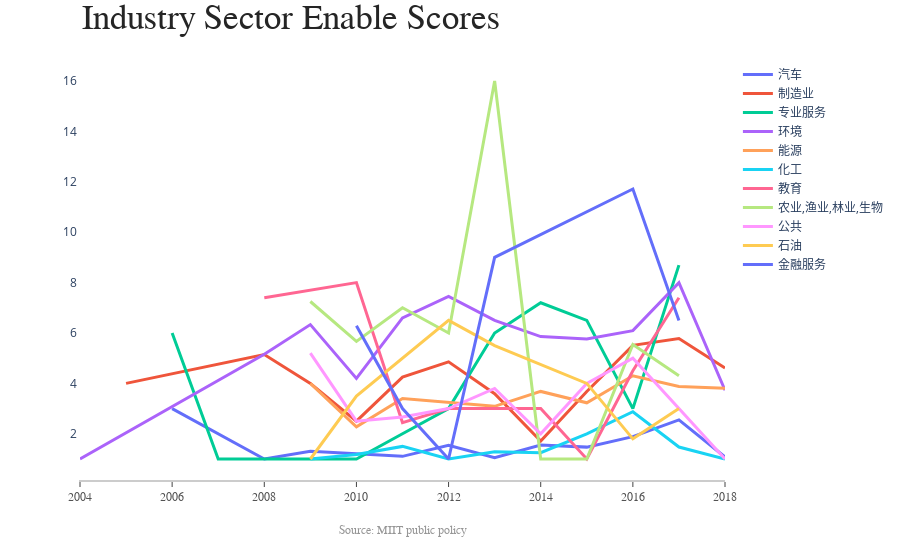

Notebook cell for this chart:
### Code cell
DATS =[]
industry = [ '汽车' , '制造业','专业服务','环境',
            '能源' , '化工', '教育','农业,渔业,林业,生物' ,
            '公共','石油','金融服务']

def trace(i):
    trace = dict(
        x= data_month[data_month['ind']==i].year,
        y= data_month[data_month['ind']==i].enable_score,
        name=i,
        hoverinfo='x+y+name',
        mode='lines',
        line=dict(width=3))
    return trace
    
for i in industry:
    DATS.append(trace(i))
    
fig1 = go.Figure(data=DATS, layout=layout)
fig1.update_layout(
    xaxis=dict(
        showline=True,
        showgrid=True,
        showticklabels=True,
        linecolor='rgb(204, 204, 204)',
        linewidth=2,
        ticks='outside',
        tickfont=dict(
            family='Arial',
            size=12,
            color='rgb(82, 82, 82)',
        ),
    ),
    yaxis=dict(showgrid=True, zeroline=True, showline=True, showticklabels=True ),
    autosize=False,
    margin=dict(
        autoexpand=True, l=80,  r=20, t=60),
    showlegend=True,
    plot_bgcolor='white'
)

annotations = []
annotations.append(dict(xref='paper', yref='paper', x=0.0, y=1.05,
                              xanchor='left', yanchor='bottom',
                              text='Industry Sector Enable Scores',
                              font=dict(family='Arial',
                                        size=35,
                                        color='rgb(37,37,37)'),
                              showarrow=False))
# Source
annotations.append(dict(xref='paper', yref='paper', x=0.5, y=-0.1,
                              xanchor='center', yanchor='top',
                              text='Source: MIIT public policy',
                              font=dict(family='Arial',
                                        size=12,
                                        color='rgb(150,150,150)'),
                              showarrow=False))
fig1.update_layout(annotations=annotations)
fig1.show()

### Figure 1 — Plotly figure (JSON) as saved in the notebook; plotly's stock layout.template omitted (floating-point values rounded to 4 significant figures)
{"data": [{"hoverinfo": "x+y+name", "line": {"width": 3}, "mode": "lines", "name": "汽车", "type": "scatter", "x": ["2006", "2008", "2009", "2010", "2011", "2012", "2013", "2014", "2015", "2016", "2017", "2018"], "y": [3, 1, 1.304, 1.203, 1.105, 1.547, 1.051, 1.558, 1.471, 1.888, 2.553, 1.078]}, {"hoverinfo": "x+y+name", "line": {"width": 3}, "mode": "lines", "name": "制造业", "type": "scatter", "x": ["2005", "2008", "2009", "2010", "2011", "2012", "2013", "2014", "2015", "2016", "2017", "2018"], "y": [4, 5.143, 4, 2.5, 4.25, 4.857, 3.591, 1.714, 3.681, 5.511, 5.78, 4.607]}, {"hoverinfo": "x+y+name", "line": {"width": 3}, "mode": "lines", "name": "专业服务", "type": "scatter", "x": ["2006", "2007", "2009", "2010", "2011", "2012", "2013", "2014", "2015", "2016", "2017"], "y": [6, 1, 1, 1, 2, 3, 6, 7.2, 6.5, 3, 8.692]}, {"hoverinfo": "x+y+name", "line": {"width": 3}, "mode": "lines", "name": "环境", "type": "scatter", "x": ["2004", "2008", "2009", "2010", "2011", "2012", "2013", "2014", "2015", "2016", "2017", "2018"], "y": [1, 5.158, 6.333, 4.2, 6.6, 7.45, 6.5, 5.857, 5.765, 6.094, 8, 3.727]}, {"hoverinfo": "x+y+name", "line": {"width": 3}, "mode": "lines", "name": "能源", "type": "scatter", "x": ["2009", "2010", "2011", "2012", "2013", "2014", "2015", "2016", "2017", "2018"], "y": [4, 2.278, 3.4, 3.241, 3.091, 3.682, 3.231, 4.302, 3.875, 3.812]}, {"hoverinfo": "x+y+name", "line": {"width": 3}, "mode": "lines", "name": "化工", "type": "scatter", "x": ["2009", "2010", "2011", "2012", "2013", "2014", "2015", "2016", "2017", "2018"], "y": [1, 1.182, 1.5, 1, 1.286, 1.25, 2, 2.875, 1.476, 1]}, {"hoverinfo": "x+y+name", "line": {"width": 3}, "mode": "lines", "name": "教育", "type": "scatter", "x": ["2008", "2010", "2011", "2012", "2013", "2014", "2015", "2016", "2017"], "y": [7.4, 8, 2.444, 3, 3, 3, 1, 4.5, 7.4]}, {"hoverinfo": "x+y+name", "line": {"width": 3}, "mode": "lines", "name": "农业,渔业,林业,生物", "type": "scatter", "x": ["2009", "2010", "2011", "2012", "2013", "2014", "2015", "2016", "2017"], "y": [7.25, 5.667, 7, 6, 16, 1, 1, 5.545, 4.3]}, {"hoverinfo": "x+y+name", "line": {"width": 3}, "mode": "lines", "name": "公共", "type": "scatter", "x": ["2009", "2010", "2011", "2012", "2013", "2014", "2015", "2016", "2017", "2018"], "y": [5.2, 2.5, 2.667, 3, 3.8, 2, 4, 5, 3, 1]}, {"hoverinfo": "x+y+name", "line": {"width": 3}, "mode": "lines", "name": "石油", "type": "scatter", "x": ["2009", "2010", "2012", "2013", "2015", "2016", "2017"], "y": [1, 3.5, 6.5, 5.5, 4, 1.8, 3]}, {"hoverinfo": "x+y+name", "line": {"width": 3}, "mode": "lines", "name": "金融服务", "type": "scatter", "x": ["2010", "2011", "2012", "2013", "2016", "2017"], "y": [6.286, 3, 1, 9, 11.71, 6.5]}], "layout": {"annotations": [{"font": {"color": "rgb(37,37,37)", "family": "Arial", "size": 35}, "showarrow": false, "text": "Industry Sector Enable Scores", "x": 0, "xanchor": "left", "xref": "paper", "y": 1.05, "yanchor": "bottom", "yref": "paper"}, {"font": {"color": "rgb(150,150,150)", "family": "Arial", "size": 12}, "showarrow": false, "text": "Source: MIIT public policy", "x": 0.5, "xanchor": "center", "xref": "paper", "y": -0.1, "yanchor": "top", "yref": "paper"}], "autosize": false, "hovermode": "closest", "margin": {"autoexpand": true, "l": 80, "r": 20, "t": 60}, "plot_bgcolor": "white", "showlegend": true, "xaxis": {"linecolor": "rgb(204, 204, 204)", "linewidth": 2, "showgrid": true, "showline": true, "showticklabels": true, "tickfont": {"color": "rgb(82, 82, 82)", "family": "Arial", "size": 12}, "ticks": "outside", "zeroline": false}, "yaxis": {"showgrid": true, "showline": true, "showticklabels": true, "ticks": "", "zeroline": true}}}
